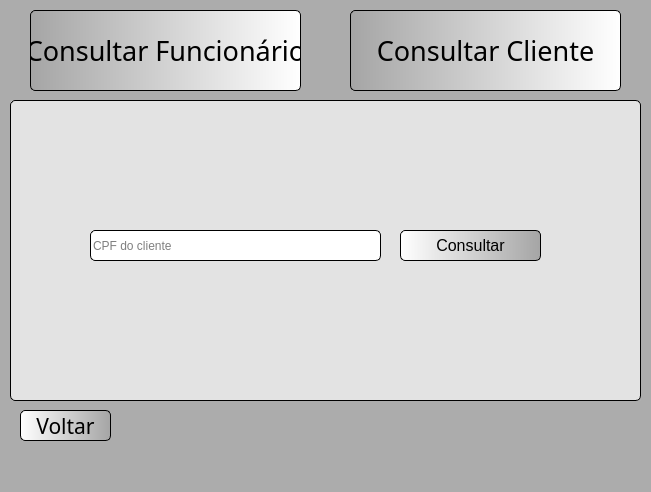
<?xml version="1.0" encoding="UTF-8"?>
<ui version="4.0">
 <class>MainWindow</class>
 <widget class="QMainWindow" name="MainWindow">
  <property name="geometry">
   <rect>
    <x>0</x>
    <y>0</y>
    <width>651</width>
    <height>492</height>
   </rect>
  </property>
  <property name="windowTitle">
   <string>MainWindow</string>
  </property>
  <property name="styleSheet">
   <string notr="true">background-color: rgb(172, 172, 172);</string>
  </property>
  <widget class="QWidget" name="centralwidget">
   <widget class="QPushButton" name="btConFuncionario">
    <property name="geometry">
     <rect>
      <x>30</x>
      <y>10</y>
      <width>271</width>
      <height>81</height>
     </rect>
    </property>
    <property name="font">
     <font>
      <family>Dubai</family>
      <pointsize>20</pointsize>
     </font>
    </property>
    <property name="cursor">
     <cursorShape>PointingHandCursor</cursorShape>
    </property>
    <property name="styleSheet">
     <string notr="true">QPushButton{
background-color: qlineargradient(spread:pad, x1:0, y1:0, x2:1, y2:0, stop:0 rgba(165, 165, 165, 255), stop:1 rgba(255, 255, 255, 255));
border-radius: 5px;
border-style: outset;
border-width: 1px;
border-color: black;
}
QPushButton:hover{
background-color: qlineargradient(spread:reflect, x1:0, y1:0, x2:1, y2:0.943182, stop:0 rgba(255, 126, 248, 255), stop:1 rgba(119, 146, 220, 255));
}</string>
    </property>
    <property name="text">
     <string>Consultar Funcionário</string>
    </property>
   </widget>
   <widget class="QLabel" name="logoLoCarPequeno">
    <property name="geometry">
     <rect>
      <x>560</x>
      <y>0</y>
      <width>71</width>
      <height>51</height>
     </rect>
    </property>
    <property name="styleSheet">
     <string notr="true">background-color: rgb(172, 172, 172);</string>
    </property>
    <property name="text">
     <string/>
    </property>
    <property name="pixmap">
     <pixmap>../../AppData/PycharmProjects/LoCar/imagens/808107201585380077-64.png</pixmap>
    </property>
   </widget>
   <widget class="QPushButton" name="btVoltar">
    <property name="geometry">
     <rect>
      <x>20</x>
      <y>410</y>
      <width>91</width>
      <height>31</height>
     </rect>
    </property>
    <property name="font">
     <font>
      <family>Dubai</family>
      <pointsize>16</pointsize>
     </font>
    </property>
    <property name="cursor">
     <cursorShape>PointingHandCursor</cursorShape>
    </property>
    <property name="styleSheet">
     <string notr="true">QPushButton{
background-color: qlineargradient(spread:pad, x1:0, y1:0, x2:1, y2:0, stop:0 rgba(255, 255, 255, 255), stop:1 rgba(165, 165, 165, 255));
border-radius: 5px;
border-style: outset;
border-width: 1px;
border-color: black;

}

QPushButton:hover{
background-color: qlineargradient(spread:pad, x1:0, y1:0, x2:1, y2:0, stop:0 rgba(255, 248, 0, 255), stop:1 rgba(255, 134, 73, 255));
}

</string>
    </property>
    <property name="text">
     <string>Voltar</string>
    </property>
   </widget>
   <widget class="QPushButton" name="btConCliente">
    <property name="geometry">
     <rect>
      <x>350</x>
      <y>10</y>
      <width>271</width>
      <height>81</height>
     </rect>
    </property>
    <property name="font">
     <font>
      <family>Dubai</family>
      <pointsize>20</pointsize>
     </font>
    </property>
    <property name="cursor">
     <cursorShape>PointingHandCursor</cursorShape>
    </property>
    <property name="styleSheet">
     <string notr="true">QPushButton{
background-color: qlineargradient(spread:pad, x1:0, y1:0, x2:1, y2:0, stop:0 rgba(165, 165, 165, 255), stop:1 rgba(255, 255, 255, 255));
border-radius: 5px;
border-style: outset;
border-width: 1px;
border-color: black;
}
QPushButton:hover{
background-color: qlineargradient(spread:reflect, x1:0, y1:0, x2:1, y2:0.943182, stop:0 rgba(255, 126, 248, 255), stop:1 rgba(119, 146, 220, 255));
}</string>
    </property>
    <property name="text">
     <string>Consultar Cliente</string>
    </property>
   </widget>
   <widget class="QFrame" name="frameConCliente">
    <property name="geometry">
     <rect>
      <x>10</x>
      <y>100</y>
      <width>631</width>
      <height>301</height>
     </rect>
    </property>
    <property name="styleSheet">
     <string notr="true">background-color: rgb(227, 227, 227);
border-radius: 5px;
border-style: outset;
border-width: 1px;
border-color: black;</string>
    </property>
    <property name="frameShape">
     <enum>QFrame::StyledPanel</enum>
    </property>
    <property name="frameShadow">
     <enum>QFrame::Raised</enum>
    </property>
    <widget class="QLineEdit" name="texBoxCPF">
     <property name="geometry">
      <rect>
       <x>80</x>
       <y>130</y>
       <width>291</width>
       <height>31</height>
      </rect>
     </property>
     <property name="styleSheet">
      <string notr="true">background-color: rgb(255, 255, 255);</string>
     </property>
     <property name="placeholderText">
      <string>CPF do cliente</string>
     </property>
    </widget>
    <widget class="QPushButton" name="btConsultarCliente">
     <property name="geometry">
      <rect>
       <x>390</x>
       <y>130</y>
       <width>141</width>
       <height>31</height>
      </rect>
     </property>
     <property name="font">
      <font>
       <pointsize>12</pointsize>
      </font>
     </property>
     <property name="styleSheet">
      <string notr="true">QPushButton{
background-color: qlineargradient(spread:pad, x1:0, y1:0, x2:1, y2:0, stop:0 rgba(255, 255, 255, 255), stop:1 rgba(165, 165, 165, 255));
border-style: outset;
border-width: 1px;
border-color: black;
border-radius: 5px;
}

QPushButton:hover{
background-color: qlineargradient(spread:pad, x1:0, y1:0, x2:1, y2:0, stop:0 rgba(19, 226, 4, 255), stop:1 rgba(148, 209, 6, 255));
}


</string>
     </property>
     <property name="text">
      <string>Consultar</string>
     </property>
    </widget>
   </widget>
   <widget class="QFrame" name="frameConFuncionario">
    <property name="geometry">
     <rect>
      <x>10</x>
      <y>100</y>
      <width>631</width>
      <height>301</height>
     </rect>
    </property>
    <property name="styleSheet">
     <string notr="true">background-color: rgb(227, 227, 227);
</string>
    </property>
    <property name="frameShape">
     <enum>QFrame::StyledPanel</enum>
    </property>
    <property name="frameShadow">
     <enum>QFrame::Raised</enum>
    </property>
    <widget class="QLineEdit" name="texBoxMatricula">
     <property name="geometry">
      <rect>
       <x>80</x>
       <y>136</y>
       <width>291</width>
       <height>31</height>
      </rect>
     </property>
     <property name="styleSheet">
      <string notr="true">background-color: rgb(255, 255, 255);
border-radius: 5px;
border-style: outset;
border-width: 1px;
border-color: black;</string>
     </property>
     <property name="placeholderText">
      <string>Matricula do Funcionário</string>
     </property>
    </widget>
    <widget class="QPushButton" name="btConsultarFuncionario">
     <property name="geometry">
      <rect>
       <x>390</x>
       <y>136</y>
       <width>141</width>
       <height>31</height>
      </rect>
     </property>
     <property name="font">
      <font>
       <pointsize>12</pointsize>
      </font>
     </property>
     <property name="styleSheet">
      <string notr="true">QPushButton{
background-color: qlineargradient(spread:pad, x1:0, y1:0, x2:1, y2:0, stop:0 rgba(255, 255, 255, 255), stop:1 rgba(165, 165, 165, 255));
border-style: outset;
border-width: 1px;
border-color: black;
border-radius: 5px;
}

QPushButton:hover{
background-color: qlineargradient(spread:pad, x1:0, y1:0, x2:1, y2:0, stop:0 rgba(19, 226, 4, 255), stop:1 rgba(148, 209, 6, 255));
}


</string>
     </property>
     <property name="text">
      <string>Consultar</string>
     </property>
    </widget>
   </widget>
   <zorder>logoLoCarPequeno</zorder>
   <zorder>btConFuncionario</zorder>
   <zorder>btVoltar</zorder>
   <zorder>btConCliente</zorder>
   <zorder>frameConFuncionario</zorder>
   <zorder>frameConCliente</zorder>
  </widget>
  <widget class="QMenuBar" name="menubar">
   <property name="geometry">
    <rect>
     <x>0</x>
     <y>0</y>
     <width>651</width>
     <height>21</height>
    </rect>
   </property>
  </widget>
  <widget class="QStatusBar" name="statusbar"/>
 </widget>
 <resources/>
 <connections/>
</ui>
